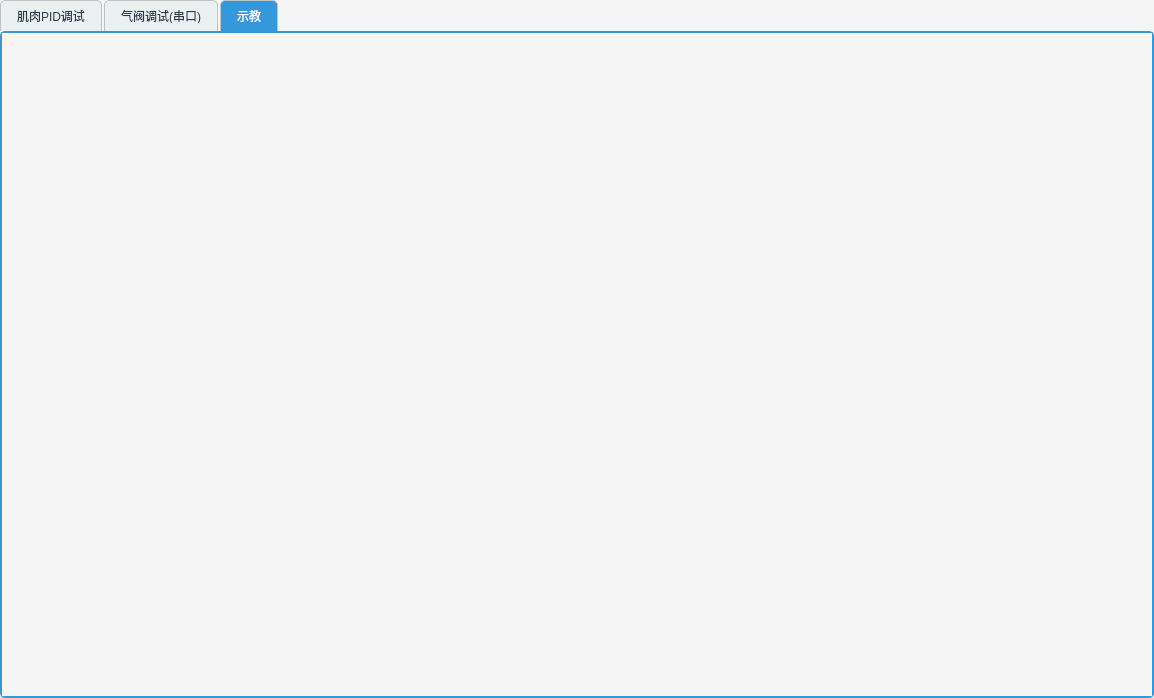
<?xml version="1.0" encoding="UTF-8"?>
<ui version="4.0">
 <class>IDebug</class>
 <widget class="QWidget" name="IDebug">
  <property name="geometry">
   <rect>
    <x>0</x>
    <y>0</y>
    <width>1154</width>
    <height>698</height>
   </rect>
  </property>
  <property name="windowTitle">
   <string>Form</string>
  </property>
  <property name="styleSheet">
   <string notr="true">QWidget {
    background-color: #f5f5f5;
}

QGroupBox {
    font-weight: bold;
    border: 2px solid #3498db;
    border-radius: 8px;
    margin-top: 10px;
    padding-top: 10px;
    background-color: white;
}

QGroupBox::title {
    subcontrol-origin: margin;
    left: 10px;
    padding: 0 5px 0 5px;
    color: #3498db;
}

QPushButton {
    background-color: #3498db;
    color: white;
    border: none;
    border-radius: 5px;
    padding: 10px 20px;
    font-size: 14px;
    font-weight: bold;
}

QPushButton:hover {
    background-color: #2980b9;
}

QPushButton:pressed {
    background-color: #21618c;
}

QPushButton#pushButton_stop {
    background-color: #e74c3c;
}

QPushButton#pushButton_stop:hover {
    background-color: #c0392b;
}

QPushButton#pushButton_reset {
    background-color: #95a5a6;
}

QPushButton#pushButton_reset:hover {
    background-color: #7f8c8d;
}

QPushButton#pushButton_confirm {
    background-color: #27ae60;
}

QPushButton#pushButton_confirm:hover {
    background-color: #229954;
}

QPushButton#pushButton_cancel {
    background-color: #e67e22;
}

QPushButton#pushButton_cancel:hover {
    background-color: #d35400;
}

QDoubleSpinBox {
    border: 1px solid #bdc3c7;
    border-radius: 3px;
    padding: 5px;
    background-color: white;
}

QLineEdit {
    border: 1px solid #bdc3c7;
    border-radius: 3px;
    padding: 5px;
    background-color: white;
}

QComboBox {
    border: 1px solid #bdc3c7;
    border-radius: 3px;
    padding: 5px;
    background-color: white;
}

QSlider::groove:horizontal {
    border: 1px solid #bdc3c7;
    height: 8px;
    background: #ecf0f1;
    margin: 2px 0;
    border-radius: 4px;
}

QSlider::handle:horizontal {
    background: #3498db;
    border: 1px solid #2980b9;
    width: 18px;
    margin: -5px 0;
    border-radius: 9px;
}

QSlider::handle:horizontal:hover {
    background: #2980b9;
}

QTextEdit, QPlainTextEdit {
    border: 1px solid #bdc3c7;
    border-radius: 5px;
    background-color: #2c3e50;
    color: #ecf0f1;
    font-family: 'Courier New', monospace;
    font-size: 12px;
}

QLabel {
    color: #2c3e50;
    font-size: 12px;
}

QCheckBox {
    color: #2c3e50;
}

QTabWidget::pane {
    border: 2px solid #3498db;
    border-radius: 5px;
    background-color: white;
}

QTabBar::tab {
    background-color: #ecf0f1;
    color: #2c3e50;
    border: 1px solid #bdc3c7;
    border-bottom: none;
    border-top-left-radius: 5px;
    border-top-right-radius: 5px;
    padding: 8px 16px;
    margin-right: 2px;
}

QTabBar::tab:selected {
    background-color: #3498db;
    color: white;
}

QTabBar::tab:hover {
    background-color: #d5dbdb;
}</string>
  </property>
  <layout class="QGridLayout" name="gridLayout_2">
   <property name="leftMargin">
    <number>0</number>
   </property>
   <property name="topMargin">
    <number>0</number>
   </property>
   <property name="rightMargin">
    <number>0</number>
   </property>
   <property name="bottomMargin">
    <number>0</number>
   </property>
   <property name="spacing">
    <number>0</number>
   </property>
   <item row="0" column="0">
    <widget class="QTabWidget" name="IDebugTab">
     <property name="currentIndex">
      <number>2</number>
     </property>
     <widget class="QWidget" name="tab_pid_debug">
      <attribute name="title">
       <string>肌肉PID调试</string>
      </attribute>
      <layout class="QVBoxLayout" name="verticalLayout_pid_debug">
       <property name="spacing">
        <number>0</number>
       </property>
       <property name="leftMargin">
        <number>0</number>
       </property>
       <property name="topMargin">
        <number>0</number>
       </property>
       <property name="rightMargin">
        <number>0</number>
       </property>
       <property name="bottomMargin">
        <number>0</number>
       </property>
       <item>
        <widget class="PIDDebugWidget" name="widget_pid_debug" native="true"/>
       </item>
      </layout>
     </widget>
     <widget class="QWidget" name="ItvTab">
      <attribute name="title">
       <string>气阀调试(串口)</string>
      </attribute>
      <layout class="QGridLayout" name="gridLayout_4">
       <item row="0" column="0">
        <layout class="QHBoxLayout" name="horizontalLayout_2" stretch="2,1">
         <item>
          <layout class="QGridLayout" name="gridLayout_3" columnstretch="0,1,1" columnminimumwidth="0,0,0">
           <item row="0" column="0">
            <layout class="QHBoxLayout" name="horizontalLayout">
             <item>
              <widget class="QLabel" name="label">
               <property name="text">
                <string>气阀数量</string>
               </property>
              </widget>
             </item>
             <item>
              <widget class="QLineEdit" name="lineEditItvNum"/>
             </item>
            </layout>
           </item>
           <item row="0" column="1">
            <widget class="QPushButton" name="pushButton">
             <property name="minimumSize">
              <size>
               <width>400</width>
               <height>40</height>
              </size>
             </property>
             <property name="styleSheet">
              <string notr="true">QPushButton {
    background-color: #95a5a6;
    color: white;
    border: none;
    border-radius: 5px;
    padding: 10px 20px;
    font-size: 14px;
    font-weight: bold;
}

QPushButton:hover {
    background-color: #7f8c8d;
}

QPushButton:pressed {
    background-color: #707b7c;
}</string>
             </property>
             <property name="text">
              <string>急停(空格)</string>
             </property>
            </widget>
           </item>
           <item row="0" column="2">
            <widget class="QPushButton" name="updateStatus">
             <property name="enabled">
              <bool>false</bool>
             </property>
             <property name="sizePolicy">
              <sizepolicy hsizetype="Minimum" vsizetype="Preferred">
               <horstretch>0</horstretch>
               <verstretch>0</verstretch>
              </sizepolicy>
             </property>
             <property name="text">
              <string>更新状态(U)</string>
             </property>
            </widget>
           </item>
           <item row="1" column="0" colspan="3">
            <widget class="QScrollArea" name="scrollArea">
             <property name="widgetResizable">
              <bool>true</bool>
             </property>
             <widget class="QWidget" name="Itvs">
              <property name="geometry">
               <rect>
                <x>0</x>
                <y>0</y>
                <width>745</width>
                <height>589</height>
               </rect>
              </property>
             </widget>
            </widget>
           </item>
          </layout>
         </item>
         <item>
          <layout class="QGridLayout" name="gridLayout">
           <item row="0" column="0">
            <widget class="QPushButton" name="actionStartButton">
             <property name="styleSheet">
              <string notr="true">QPushButton {
    background-color: #27ae60;
    color: white;
    border: none;
    border-radius: 5px;
    padding: 10px 20px;
    font-size: 14px;
    font-weight: bold;
}

QPushButton:hover {
    background-color: #229954;
}

QPushButton:pressed {
    background-color: #1e8449;
}</string>
             </property>
             <property name="text">
              <string>开始</string>
             </property>
            </widget>
           </item>
           <item row="0" column="1">
            <widget class="QCheckBox" name="circleCheckBox">
             <property name="text">
              <string>循环</string>
             </property>
            </widget>
           </item>
           <item row="1" column="0">
            <widget class="QLabel" name="label_2">
             <property name="text">
              <string>定时发送(ms)</string>
             </property>
            </widget>
           </item>
           <item row="1" column="1">
            <widget class="QLineEdit" name="commandTime">
             <property name="text">
              <string>0</string>
             </property>
            </widget>
           </item>
           <item row="2" column="0" colspan="2">
            <widget class="CommandTextEdit" name="commandText">
             <property name="lineWrapMode">
              <enum>QPlainTextEdit::NoWrap</enum>
             </property>
             <property name="plainText">
              <string>D100
A00B1000 // 通道0设置为1000
A88B0000 // 全部置零
A99B0000 // 读取ADC</string>
             </property>
             <property name="textInteractionFlags">
              <set>Qt::LinksAccessibleByKeyboard|Qt::LinksAccessibleByMouse|Qt::TextBrowserInteraction|Qt::TextEditable|Qt::TextEditorInteraction|Qt::TextSelectableByKeyboard|Qt::TextSelectableByMouse</set>
             </property>
             <property name="centerOnScroll">
              <bool>true</bool>
             </property>
            </widget>
           </item>
           <item row="3" column="0">
            <widget class="QPushButton" name="recordButton">
             <property name="text">
              <string>录制当前动作</string>
             </property>
            </widget>
           </item>
           <item row="3" column="1">
            <widget class="QCheckBox" name="skipZeroCheck">
             <property name="text">
              <string>跳过0值</string>
             </property>
            </widget>
           </item>
           <item row="4" column="0">
            <widget class="QPushButton" name="clearButton">
             <property name="styleSheet">
              <string notr="true">QPushButton {
    background-color: #e67e22;
    color: white;
    border: none;
    border-radius: 5px;
    padding: 10px 20px;
    font-size: 14px;
    font-weight: bold;
}

QPushButton:hover {
    background-color: #d35400;
}

QPushButton:pressed {
    background-color: #ba4a00;
}</string>
             </property>
             <property name="text">
              <string>清空</string>
             </property>
            </widget>
           </item>
           <item row="4" column="1">
            <widget class="QPushButton" name="helpButton">
             <property name="text">
              <string>帮助</string>
             </property>
            </widget>
           </item>
           <item row="5" column="0">
            <widget class="QPushButton" name="readButton">
             <property name="text">
              <string>读取</string>
             </property>
            </widget>
           </item>
           <item row="5" column="1">
            <widget class="QPushButton" name="saveButton">
             <property name="styleSheet">
              <string notr="true">QPushButton {
    background-color: #27ae60;
    color: white;
    border: none;
    border-radius: 5px;
    padding: 10px 20px;
    font-size: 14px;
    font-weight: bold;
}

QPushButton:hover {
    background-color: #229954;
}

QPushButton:pressed {
    background-color: #1e8449;
}</string>
             </property>
             <property name="text">
              <string>保存</string>
             </property>
            </widget>
           </item>
          </layout>
         </item>
        </layout>
       </item>
      </layout>
     </widget>
     <widget class="QWidget" name="tab_2">
      <attribute name="title">
       <string>示教</string>
      </attribute>
      <layout class="QVBoxLayout" name="verticalLayout_teach">
       <item>
        <widget class="teach" name="widget_2" native="true"/>
       </item>
      </layout>
     </widget>
    </widget>
   </item>
  </layout>
 </widget>
 <customwidgets>
  <customwidget>
   <class>CommandTextEdit</class>
   <extends>QPlainTextEdit</extends>
   <header>src/idebug/commandtextedit.h</header>
   <container>1</container>
  </customwidget>
  <customwidget>
   <class>teach</class>
   <extends>QWidget</extends>
   <header>src/idebug/teach.h</header>
   <container>1</container>
  </customwidget>
  <customwidget>
   <class>PIDDebugWidget</class>
   <extends>QWidget</extends>
   <header>src/idebug/piddebugwidget.h</header>
   <container>1</container>
  </customwidget>
 </customwidgets>
 <resources/>
 <connections/>
</ui>
